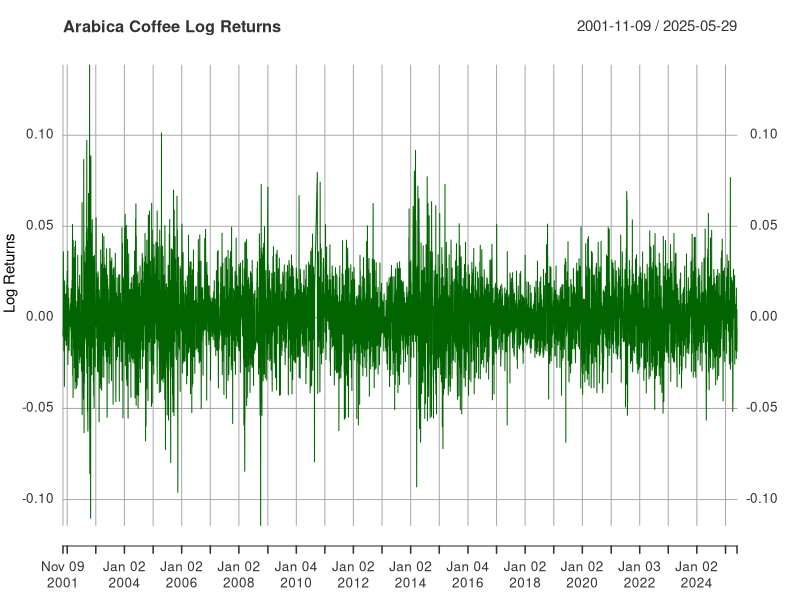
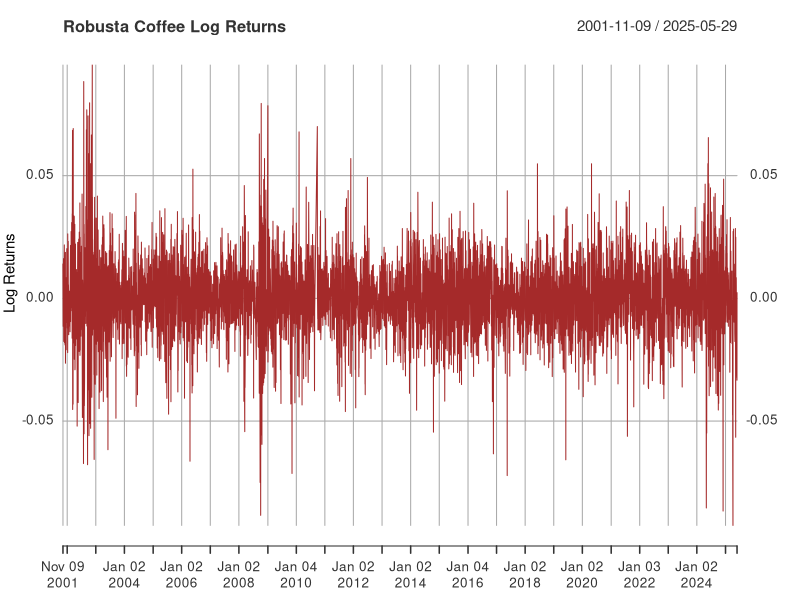
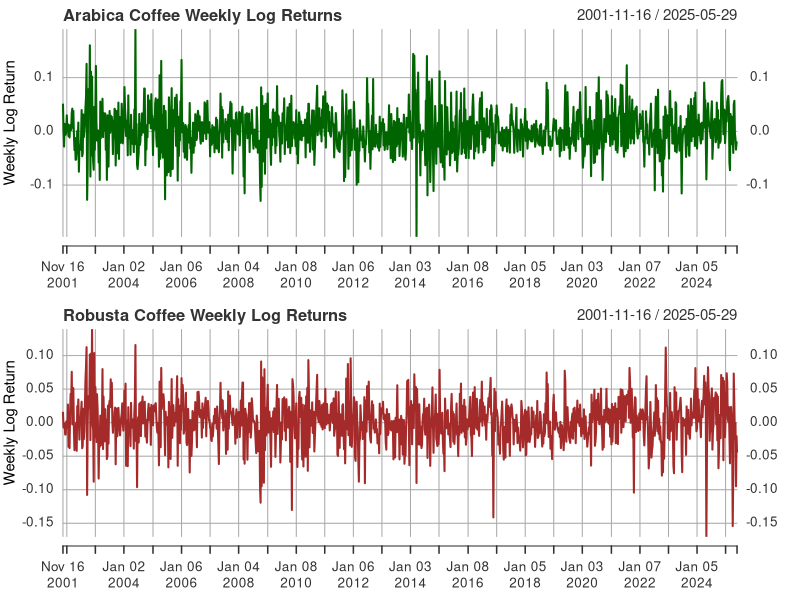
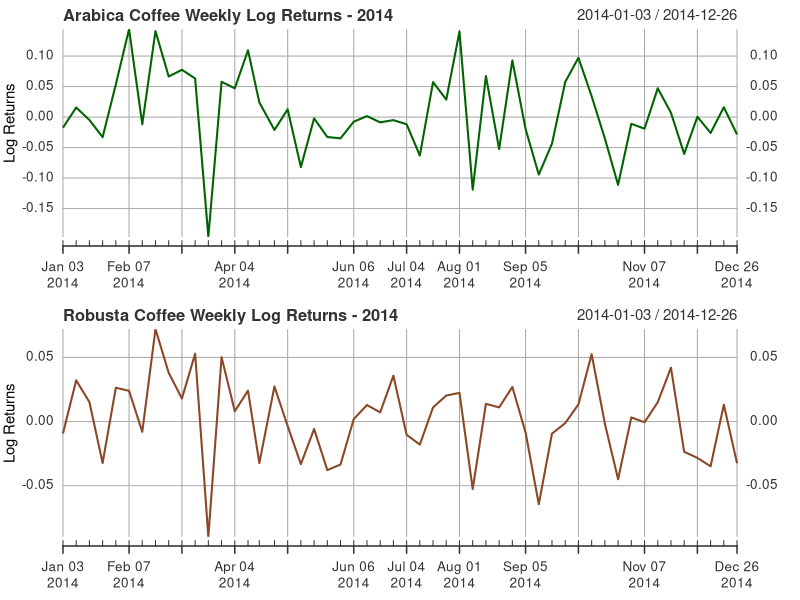
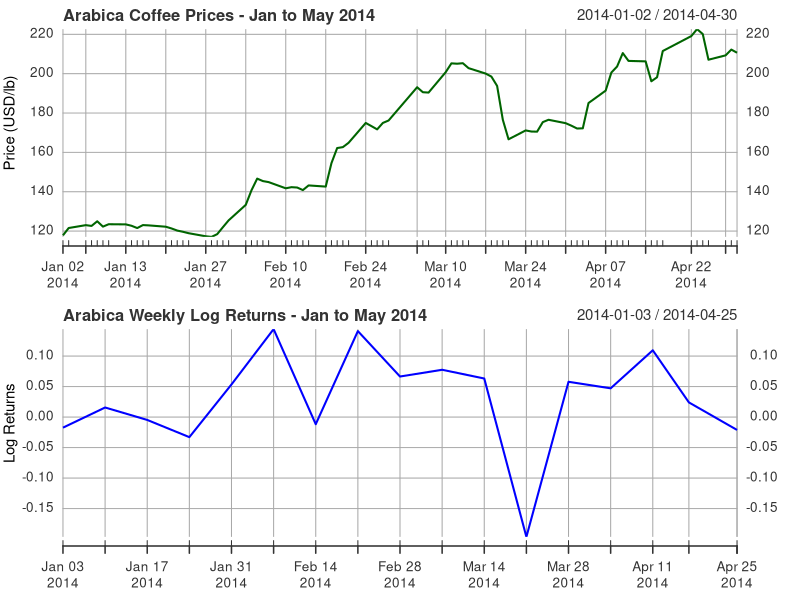
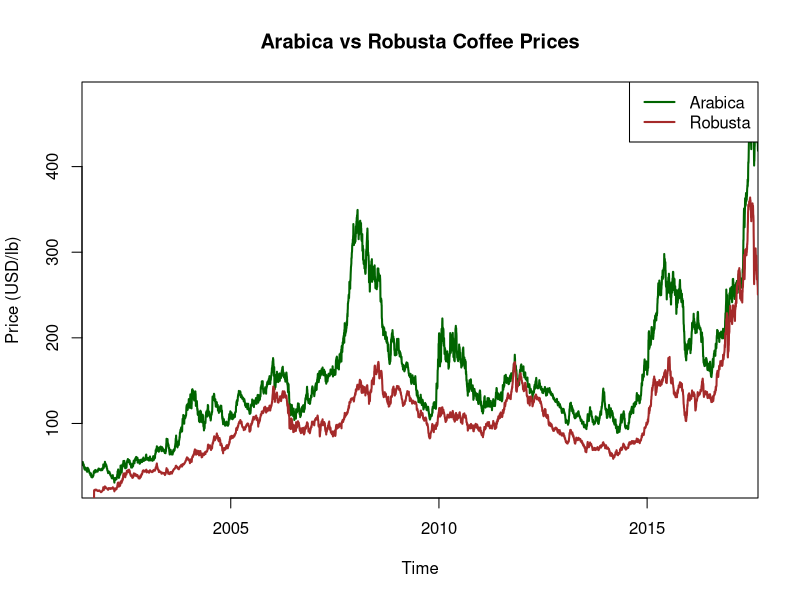

Recreate these plots in R, in order.
##########################################################################################################
#                                   PRE-VAR ANALYSIS
##########################################################################################################

# Load libraries
library(readr)
library(dplyr)

# Read  CSV file
coffee_data <- read_csv("Raw_Data/combined_coffee_price_index.csv")

# Convert Date to Date class
coffee_data <- coffee_data %>%
  mutate(Date = as.Date(Date, format = "%Y-%m-%d"))

# Filter out rows where either price is NA (align start date)
coffee_data_aligned <- coffee_data %>%
  filter(!is.na(Price_Arabica) & !is.na(Price_Robusta))

# Check start and end date
start_date <- min(coffee_data_aligned$Date)
end_date <- max(coffee_data_aligned$Date)
cat("Data starts on:", start_date, "\nData ends on:", end_date, "\n")

# Create numeric time index from start date (for daily data)
coffee_data_aligned <- coffee_data_aligned %>%
  arrange(Date) %>%
  mutate(TimeIndex = as.numeric(Date - start_date) + 1)

# Convert prices to time series objects
arabica_ts <- ts(coffee_data_aligned$Price_Arabica,
                 start = c(as.numeric(format(start_date, "%Y")),
                           as.numeric(format(start_date, "%j"))),  # day of year
                 frequency = 365)

robusta_ts <- ts(coffee_data_aligned$Price_Robusta,
                 start = c(as.numeric(format(start_date, "%Y")),
                           as.numeric(format(start_date, "%j"))),
                 frequency = 365)

# Save a wider plot as PNG
png("Processed_Data/coffee_prices_plot.png", width = 1200, height = 600)

# Plot Arabica prices
plot(arabica_ts, type = "l", col = "darkgreen", lwd = 2,
     ylab = "Price (USD/lb)", xlab = "Time",
     main = "Arabica vs Robusta Coffee Prices",
     xaxs = "i")

# Add Robusta prices line
lines(robusta_ts, col = "brown", lwd = 2)

# Add legend
legend("topright", legend = c("Arabica", "Robusta"),
       col = c("darkgreen", "brown"), lty = 1, lwd = 2)

# Close the PNG device to save the file
dev.off()

##########################################################################################################


# Load libraries
library(readr)
library(dplyr)
library(xts)

# Read data
coffee_data <- read_csv("Raw_Data/combined_coffee_price_index.csv")

# Convert Date column to Date class
coffee_data$Date <- as.Date(coffee_data$Date)

# Filter for dates with both prices available and positive, starting from 2001-11-08
coffee_filtered <- coffee_data %>%
  filter(Date >= as.Date("2001-11-08")) %>%
  filter(Price_Arabica > 0, Price_Robusta > 0)

# Create xts time series objects for prices
arabica_xts <- xts(coffee_filtered$Price_Arabica, order.by = coffee_filtered$Date)
robusta_xts <- xts(coffee_filtered$Price_Robusta, order.by = coffee_filtered$Date)

# Calculate log returns (daily)
arabica_log_returns <- diff(log(arabica_xts))
robusta_log_returns <- diff(log(robusta_xts))

# Plot Arabica log returns (remove NAs)
plot(na.omit(arabica_log_returns),
     main = "Arabica Coffee Log Returns",
     ylab = "Log Returns",
     col = "darkgreen",
     lwd = 1)

# Plot Robusta log returns (remove NAs)
plot(na.omit(robusta_log_returns),
     main = "Robusta Coffee Log Returns",
     ylab = "Log Returns",
     col = "brown",
     lwd = 1)



#####################################################################################################################

library(xts)
library(dplyr)
library(readr)
library(quantmod)  # for to.weekly()

# Load your data
coffee_data <- read_csv("Raw_Data/combined_coffee_price_index.csv")
coffee_data$Date <- as.Date(coffee_data$Date)

# Filter to dates with both prices > 0 starting 2001-11-08
coffee_filtered <- coffee_data %>%
  filter(Date >= as.Date("2001-11-08")) %>%
  filter(Price_Arabica > 0, Price_Robusta > 0)

# Create xts objects
arabica_xts <- xts(coffee_filtered$Price_Arabica, order.by = coffee_filtered$Date)
robusta_xts <- xts(coffee_filtered$Price_Robusta, order.by = coffee_filtered$Date)

# Calculate daily log returns
arabica_log_returns <- diff(log(arabica_xts))
robusta_log_returns <- diff(log(robusta_xts))

# Aggregate to weekly log returns using period.apply (sum of daily log returns in the week)
# The endpoint function finds the last day of each week
ep <- endpoints(arabica_log_returns, on = "weeks")

arabica_weekly <- period.apply(arabica_log_returns, INDEX = ep, FUN = sum)
robusta_weekly <- period.apply(robusta_log_returns, INDEX = ep, FUN = sum)

# Plot weekly log returns
par(mfrow = c(2,1), mar = c(4,4,3,2))
plot(na.omit(arabica_weekly),
     main = "Arabica Coffee Weekly Log Returns",
     ylab = "Weekly Log Return",
     col = "darkgreen",
     lwd = 2)

plot(na.omit(robusta_weekly),
     main = "Robusta Coffee Weekly Log Returns",
     ylab = "Weekly Log Return",
     col = "brown",
     lwd = 2)


##########################################################################################################




####################################

# Load required packages
library(readr)
library(dplyr)
library(xts)
library(TTR)

# Load the data
coffee_data <- read_csv("Raw_Data/combined_coffee_price_index.csv")

# Convert Date column to Date type
coffee_data$Date <- as.Date(coffee_data$Date)

# Filter valid data starting from 2001-11-08
coffee_filtered <- coffee_data %>%
  filter(Date >= as.Date("2001-11-08")) %>%
  filter(Price_Arabica > 0, Price_Robusta > 0)

# Create xts time series
arabica_xts <- xts(coffee_filtered$Price_Arabica, order.by = coffee_filtered$Date)
robusta_xts <- xts(coffee_filtered$Price_Robusta, order.by = coffee_filtered$Date)

# Weekly aggregation: use closing price of each week
arabica_weekly <- apply.weekly(arabica_xts, last)
robusta_weekly <- apply.weekly(robusta_xts, last)

# Calculate weekly log returns
arabica_weekly_log_returns <- diff(log(arabica_weekly))
robusta_weekly_log_returns <- diff(log(robusta_weekly))

# Plot Arabica weekly log returns for 2014
plot(window(arabica_weekly_log_returns,
            start = as.Date("2014-01-01"),
            end = as.Date("2014-12-31")),
     main = "Arabica Coffee Weekly Log Returns - 2014",
     ylab = "Log Returns",
     xlab = "Week",
     col = "darkgreen",
     lwd = 2)

# Plot Robusta weekly log returns for 2014
plot(window(robusta_weekly_log_returns,
            start = as.Date("2014-01-01"),
            end = as.Date("2014-12-31")),
     main = "Robusta Coffee Weekly Log Returns - 2014",
     ylab = "Log Returns",
     xlab = "Week",
     col = "sienna4",
     lwd = 2)





     plot(window(arabica_xts, 
            start = as.Date("2014-01-01"), 
            end = as.Date("2014-05-01")),
     main = "Arabica Coffee Prices - Jan to May 2014",
     ylab = "Price (USD/lb)",
     xlab = "Date",
     col = "darkgreen",
     lwd = 2)



     plot(window(arabica_weekly_log_returns,
            start = as.Date("2014-01-01"),
            end = as.Date("2014-05-01")),
     main = "Arabica Weekly Log Returns - Jan to May 2014",
     ylab = "Log Returns",
     xlab = "Date",
     col = "blue",
     lwd = 2)
